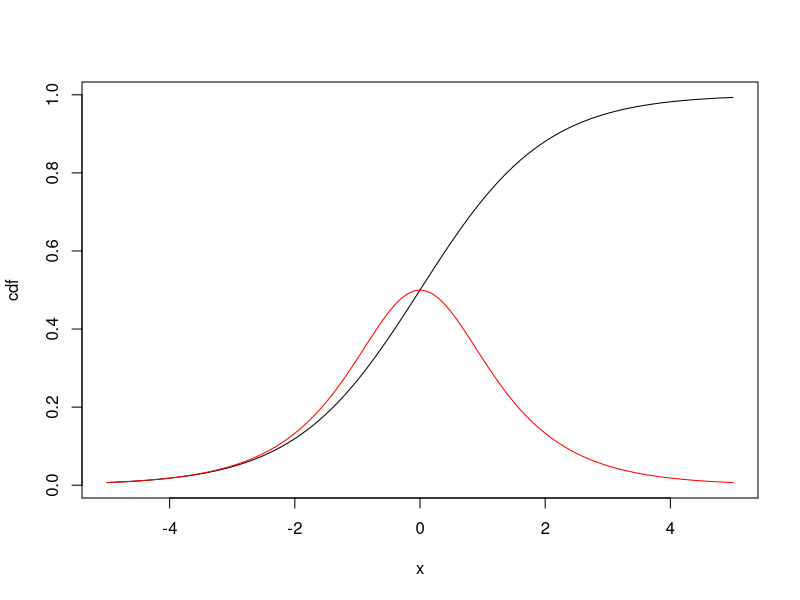

R code for this plot:
#(1)
#(a)
#   X |  x  | -1.2   -0.7    0.9   2.3
#-----------------------------------
#     |p(x) |  0.17  0.21    0.37  0.25

#(b)
Ex = (-1.2)*0.17 + (-0.7)*0.21 + 0.9*0.37 + 2.3*0.25
Ex

E_x_2 = (-1.2)^2*0.17+(-0.7)^2*0.21+0.9^2*0.37+2.3^2*0.25
var = E_x_2-Ex^2
var

stdA = sqrt(var)
stdA

#(c)
#Erwartungswert -> Wert der entsteht bei unendlicher Ausührung 

#(d)
0.21+0.37
0.17+0.21+0.37

#(2) Fair six sided die
f1 = 0
f2 = 1/6 + 1/6*5/6 + 1/6*4/6 + 1/6*3/6 + 1/6*2/6 + 1/6*1/6
f2
f6 = 1 - (1/6)^6
f6
f7 = 1

#(3) Density and distribution function
#3^3/a*3 = 1
a = 9 #(a)
#(b) find cdf
#     {x^2/a  xe(0,3)
#F(x)- 0      x < 0
#     {1      x > 3

#(c)
#E(2X^3+5) = 2E(X^3)+5
# integ.(p(x)*x^3) = integ.((x^2/9)*x^3) = x^6/54|(3,0) = 13,5
2*13.5+5

#(4) River floods
#(a) Beweis

#(b)
#Fy(1/2) - Fy(-1) = 0-0 = 0

#(c)
#fy(y) = 2*1/y^3 für 1<=y<=inf
#0 für y < 1

#(d) am Zettel

#(5) Target
# am Zettel
a = 1-(1/5*(4/5)^9*10+(4/5)^10)
a/(1-(4/5)^10)

#Aufgabe 6
#(a) am Zettel
#(b)
x <- seq(-5, 5, 0.1);
Fx = function(x) {exp(x)/(1+exp(x))}
fx = function(x) {exp(x)/(1+exp(x)^2)}

cdf = Fx(x);
pdf = fx(x);

plot(x, cdf, type = 'l')
lines(x, pdf, col = 'red')
#(c) am Zettel
log(0.25/(1-0.25))
log(0.5/(1-0.5))
log(0.75/(1-0.75))




